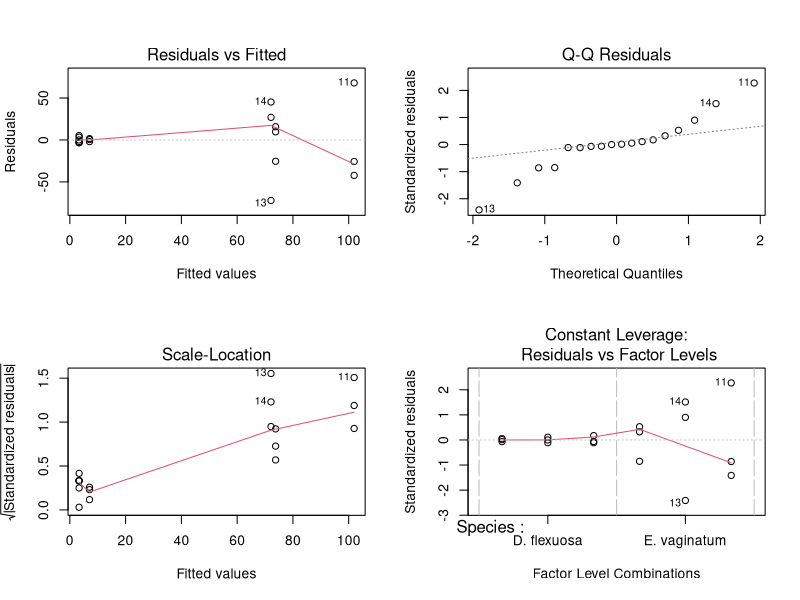

Write the R code that produced this figure.
## ---- chunk 1
library(tidyverse)
library(lme4)
library(lmerTest)
library(emmeans)
library(ggplot2)

dir.create("Controlled root growth results", showWarnings = FALSE)
## ---- chunk 2
df <- read.csv("controlled_root_growth_data.csv")
## ---- chunk 3
model2 <- aov(New.growth ~
            Species * Treatment,
          data = df)

anova_results2 <- anova(model2)
anova_results2
## ---- chunk 4
write.csv(
    anova_results2,
    "Controlled root growth results/ANOVA_table.csv")
## ---- chunk 5
par(mfrow = c(2,2))
plot(model2)
## ---- chunk 6
emm <- emmeans(model2, pairwise ~ Treatment | Species)

pairs_df <- as.data.frame(emm$contrasts)
pairs_df

write.csv(pairs_df,
          "Controlled root growth results/Species_Pairwise_Comparisons.csv",
          row.names = FALSE)
